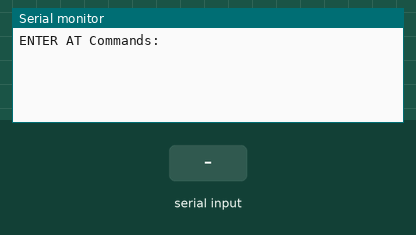
This sketch was run on a simulated Arduino Uno, built with avr-gcc and run on an emulated ATmega328P. Parts: the last lines printed to the serial monitor. Inputs (shaded band) come from the test bench.

Above: at 1.2 s.
1.3 s: "90,45\n" received over the second serial link
At 2.2 s:
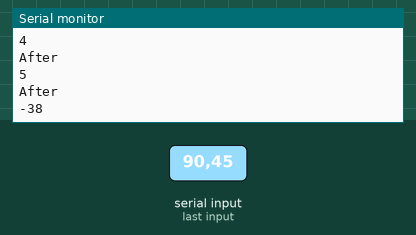
2.8 s: "30,150\n" received over the second serial link
At 3.7 s:
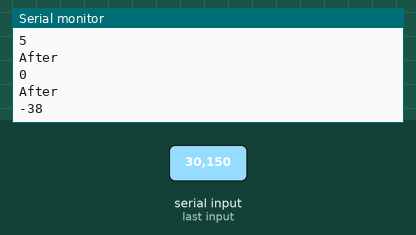
Timing chart, 0 to 5.8 s (numbered marks = the images above; inputs shaded):
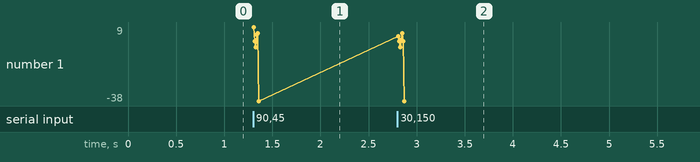

Measured:
- after the input at 1.3 s, the serial monitor: prints a new line at once (image 1)
- after the input at 2.8 s, the serial monitor: prints a new line at once (image 2)

The sketch:

Bluetooth.ino
```cpp
#include <SoftwareSerial.h>
#define rxPin   0
#define txPin   1

SoftwareSerial hc05(rxPin, txPin);

void setup(){
  //Initialize Serial Monitor
  Serial.begin(9600);
  Serial.println("ENTER AT Commands:");
  //Initialize Bluetooth Serial Port
  hc05.begin(9600);
  hc05.println("ENTER AT Commands:");
}

void loop(){
  // //Write data from HC05 to Serial Monitor
  // if (hc05.available()){
  //   Serial.println(hc05.read() - '0');
  // }

  //Write data from HC05 to Serial Monitor
  // Serial.println("Before");
  if (hc05.available())
  {
    Serial.println("After");
    Serial.println(hc05.read() - '0');
  }

  //Write from Serial Monitor to HC05
  if (Serial.available()){
    hc05.println(Serial.read() - '0');
  }
}
```
